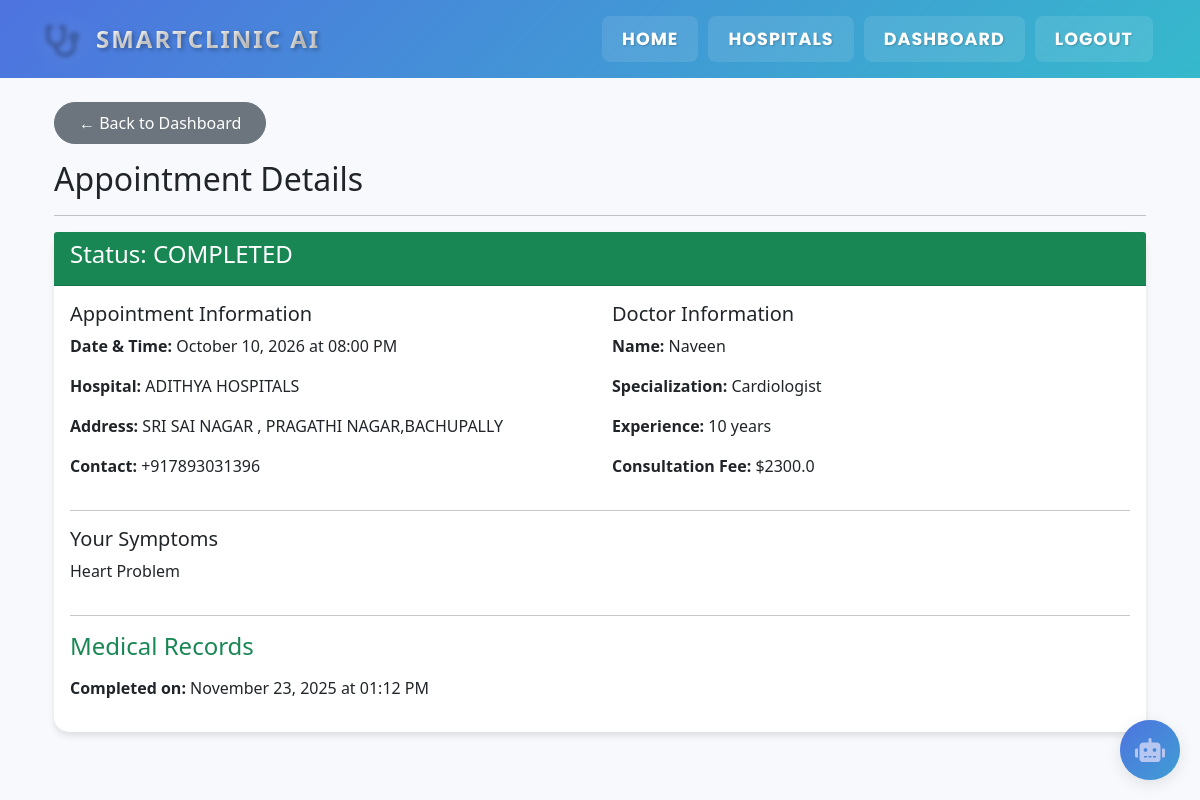
The app's page /patient/appointment/2 (signed in) with its own data.
### app.py (models this page shows, shortened)
class Appointment(db.Model):
    id = db.Column(db.Integer, primary_key=True)
    doctor_id = db.Column(db.Integer, db.ForeignKey('doctor.id'), nullable=False)
    patient_id = db.Column(db.Integer, db.ForeignKey('user.id'), nullable=False)
    hospital_id = db.Column(db.Integer, db.ForeignKey('hospital.id'), nullable=False)
    appointment_time = db.Column(db.DateTime, nullable=False)
    status = db.Column(db.String(20), default='pending')
    symptoms = db.Column(db.Text)
    notes = db.Column(db.Text)
    diagnosis = db.Column(db.Text)  # Doctor's diagnosis
    prescription = db.Column(db.Text)  # Prescribed medicines
    treatment_plan = db.Column(db.Text)  # Treatment recommendations
    follow_up_date = db.Column(db.DateTime)  # Next appointment recommendation
    test_results = db.Column(db.Text)  # Lab test results or notes
    doctor_notes = db.Column(db.Text)  # Private doctor notes
    completed_at = db.Column(db.DateTime)  # When appointment was completed
    created_at = db.Column(db.DateTime, default=datetime.utcnow)  # When appointment was booked
    __table_args__ = (
        CheckConstraint("status IN ('pending', 'approved', 'completed', 'cancelled')", name='check_appointment_status'),
    )

class Hospital(db.Model):
    id = db.Column(db.Integer, primary_key=True)
    name = db.Column(db.String(200), nullable=False)
    address = db.Column(db.String(500), nullable=False)
    contact = db.Column(db.String(20))
    admin_id = db.Column(db.Integer, db.ForeignKey('user.id'), nullable=False)
    description = db.Column(db.Text)
    doctors = db.relationship('Doctor', backref='hospital', lazy=True)
    appointments = db.relationship('Appointment', backref='hospital', lazy=True)

class User(db.Model):
    id = db.Column(db.Integer, primary_key=True)
    email = db.Column(db.String(120), unique=True, nullable=False)
    password_hash = db.Column(db.String(256), nullable=False)
    name = db.Column(db.String(100), nullable=False)
    user_type = db.Column(db.String(20), nullable=False)
    phone = db.Column(db.String(20))
    age = db.Column(db.Integer)
    gender = db.Column(db.String(10))
    blood_group = db.Column(db.String(5))
    height = db.Column(db.Float)  # in cm
    weight = db.Column(db.Float)  # in kg
    address = db.Column(db.String(500))
    emergency_contact = db.Column(db.String(20))
    doctor = db.relationship('Doctor', backref='user', lazy=True, uselist=False)
    hospital = db.relationship('Hospital', backref='admin', lazy=True, uselist=False)
    appointments = db.relationship('Appointment', backref='patient', lazy=True)
    __table_args__ = (
        CheckConstraint("user_type IN ('patient', 'doctor', 'hospital_admin')", name='check_user_type'),
    )

class Doctor(db.Model):
    id = db.Column(db.Integer, primary_key=True)
    user_id = db.Column(db.Integer, db.ForeignKey('user.id'), nullable=False)
    hospital_id = db.Column(db.Integer, db.ForeignKey('hospital.id'), nullable=False)
    specialization = db.Column(db.String(100), nullable=False)
    experience = db.Column(db.Integer)
    consultation_fee = db.Column(db.Float, default=50.00)  # Default fee is $50
    about = db.Column(db.Text)
    appointments = db.relationship('Appointment', backref='doctor', lazy=True)

### app.py (the view)
@app.route('/patient/appointment/<int:appointment_id>')
@login_required
@role_required(['patient'])
def view_appointment_details(appointment_id):
    appointment = Appointment.query.get_or_404(appointment_id)
    if appointment.patient_id != session['user_id']:
        flash('Unauthorized access.', 'danger')
        return redirect(url_for('patient_dashboard'))
    return render_template('patient/appointment_details.html', appointment=appointment)

### app.py (called while the page is built)
def login_required(f):
    @wraps(f)
    def decorated_function(*args, **kwargs):
        if 'user_id' not in session:
            flash('Please log in first.', 'warning')
            return redirect(url_for('login'))
        return f(*args, **kwargs)
    return decorated_function

def role_required(allowed_roles):
    def decorator(f):
        @wraps(f)
        def decorated_function(*args, **kwargs):
            if 'user_type' not in session or session['user_type'] not in allowed_roles:
                flash('You do not have permission to access this page.', 'danger')
                return redirect(url_for('index'))
            return f(*args, **kwargs)
        return decorated_function
    return decorator

### templates/patient/appointment_details.html (shortened to what this page needs)
{% extends "base.html" %}
{% block content %}
<div class="container mt-4">
    <div class="row">
        <div class="col-md-12">
            <a href="{{ url_for('patient_dashboard') }}" class="btn btn-secondary mb-3">← Back to Dashboard</a>
            <h2>Appointment Details</h2>
            <hr>
        </div>
    </div>
    <div class="card">
        <div class="card-header {% if appointment.status == 'completed' %}bg-success{% elif appointment.status == 'approved' %}bg-primary{% elif appointment.status == 'pending' %}bg-warning{% else %}bg-secondary{% endif %} text-white">
            <h4>Status: {{ appointment.status.upper() }}</h4>
        </div>
        <div class="card-body">
            <div class="row">
                <div class="col-md-6">
                    <h5>Appointment Information</h5>
                    <p><strong>Date & Time:</strong> {{ appointment.appointment_time.strftime('%B %d, %Y at %I:%M %p') }}</p>
                    <p><strong>Hospital:</strong> {{ appointment.hospital.name }}</p>
                    <p><strong>Address:</strong> {{ appointment.hospital.address }}</p>
                    <p><strong>Contact:</strong> {{ appointment.hospital.contact }}</p>
                </div>
                <div class="col-md-6">
                    <h5>Doctor Information</h5>
                    <p><strong>Name:</strong> {{ appointment.doctor.user.name }}</p>
                    <p><strong>Specialization:</strong> {{ appointment.doctor.specialization }}</p>
                    <p><strong>Experience:</strong> {{ appointment.doctor.experience }} years</p>
                    <p><strong>Consultation Fee:</strong> ${{ appointment.doctor.consultation_fee }}</p>
                </div>
            </div>
            <hr>
            <div class="row">
                <div class="col-md-12">
                    <h5>Your Symptoms</h5>
                    <p>{{ appointment.symptoms or 'No symptoms recorded' }}</p>
                </div>
            </div>
            {% if appointment.status == 'completed' %}
            <hr>
            <h4 class="text-success">Medical Records</h4>
            <div class="mt-3">
                <p><strong>Completed on:</strong> {{ appointment.completed_at.strftime('%B %d, %Y at %I:%M %p') if appointment.completed_at else 'N/A' }}</p>
            </div>
            {% endif %}
        </div>
    </div>
</div>
{% endblock %}

### templates/base.html (style rules this page uses)
:root { --primary-color: #4e73df; --primary-rgb: 78, 115, 223; --info-color: #36b9cc; --success-color: #1cc88a; --warning-color: #f6c23e; --danger-color: #e74a3b; }
body { font-family: 'Segoe UI', Tahoma, Geneva, Verdana, sans-serif; background-color: #f8f9fc; }
.card { border: none; border-radius: 15px; box-shadow: 0 4px 6px rgba(0,0,0,0.1); transition: transform 0.3s ease, box-shadow 0.3s ease; }
.btn { border-radius: 30px; padding: 0.5rem 1.5rem; transition: all 0.3s ease; }
body { padding-right: 0 !important; overflow-y: scroll; }
.btn { transition: all 0.2s ease-in-out; position: relative; overflow: hidden; }
.card { transition: transform 0.2s ease-in-out, box-shadow 0.2s ease-in-out; }
body { padding-right: 0 !important; }
.btn { transition: all 0.2s ease-in-out; }

### records on screen
Appointment: status "COMPLETED", appointment_time "October 10, 2026 at 08:00 PM", symptoms "Heart Problem", completed_at "November 23, 2025 at 01:12 PM"
Hospital: hospital.name "ADITHYA HOSPITALS", hospital.address "SRI SAI NAGAR , PRAGATHI NAGAR,BACHUPALLY", hospital.contact "+917893031396"
User: doctor.user.name "Naveen"
Doctor: doctor.specialization "Cardiologist", doctor.experience "10", doctor.consultation_fee "2300.0"
